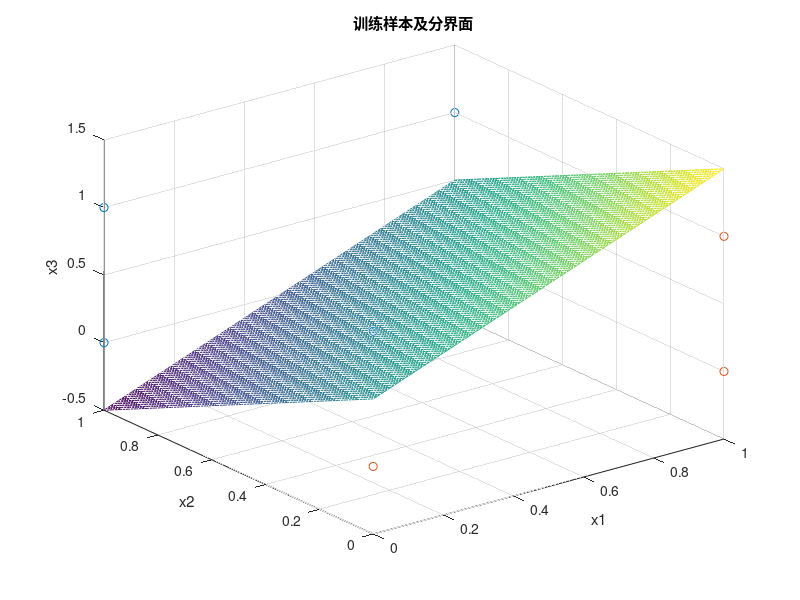

MATLAB code for this plot:
clc,clear,close all;
X=[0 0 0;1 0 0;1 0 1;1 1 0;0 0 1;0 1 1;0 1 0;1 1 1];
label=[1 1 1 1 -1 -1 -1 -1];

[N,n]=size(X);%样本数以及维数
Z=X;  Z(:,n+1)=1;%样本增广
pos=label<0; 
Z(pos,:)=0-Z(pos,:);%样本规范化

A=zeros(n+1,1);rho= 1;%权向量和增量初始化
flag=1;%梯度下降算法求解权向量
while flag
    flag=0;
    for i=1:N
        g=A'*Z(i,:)';
        if g<=0
            A=A+rho*Z(i,:)';
            flag=1;
        end
    end
end

pos=label<0;
scatter3(X(pos>0,1),X(pos>0,2),X(pos>0,3),'r*');%绘制第二类样本
hold on
scatter3(X(~pos,1),X(~pos,2),X(~pos,3),'g*');
[x1,x2]=meshgrid(0:0.01:1,0:0.01:1);
x3=-(A(1)*x1+A(2)*x2+A(4))/A(3);
mesh(x1,x2,x3),title('训练样本及分界面');
xlabel('x1'),ylabel('x2'),zlabel('x3');
hold off 